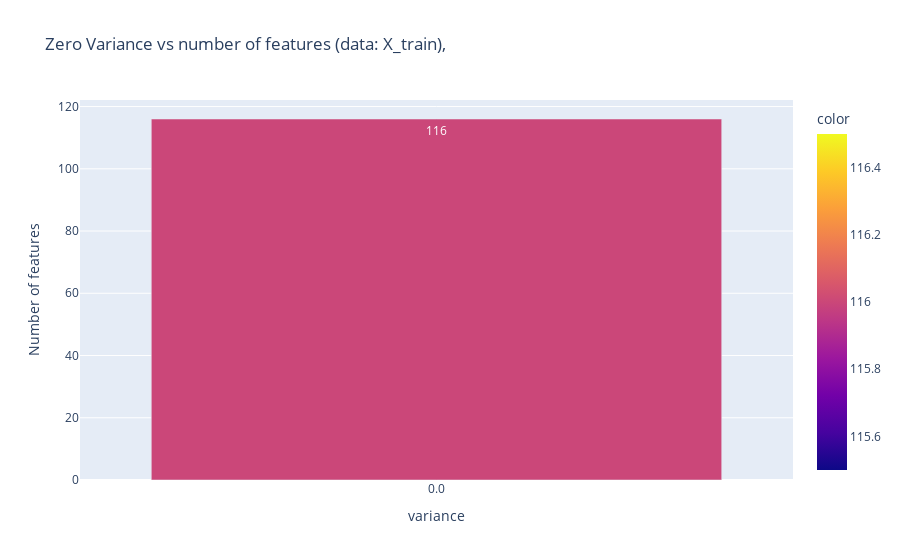

The code cell stored with this chart in its notebook:
### Code cell
df = zero_var_features.value_counts().sort_index()
df.index = df.index.map(str)

fig = px.bar(x=df.index, y=df,title="Zero Variance vs number of features (data: X_train),", text = df, color=df)
fig.update_xaxes(title='variance ')
fig.update_yaxes(title='Number of features')
fig.show()

### Figure 1 — Plotly figure (JSON) as saved in the notebook; plotly's stock layout.template omitted (floating-point values rounded to 4 significant figures)
{"data": [{"alignmentgroup": "True", "hovertemplate": "x=%{x}<br>y=%{y}<br>text=%{text}<br>color=%{marker.color}<extra></extra>", "legendgroup": "", "marker": {"color": [116], "coloraxis": "coloraxis", "pattern": {"shape": ""}}, "name": "", "offsetgroup": "", "orientation": "v", "showlegend": false, "text": [116], "textposition": "auto", "type": "bar", "x": ["0.0"], "xaxis": "x", "y": [116], "yaxis": "y"}], "layout": {"barmode": "relative", "coloraxis": {"colorbar": {"title": {"text": "color"}}, "colorscale": [[0, "#0d0887"], [0.1111, "#46039f"], [0.2222, "#7201a8"], [0.3333, "#9c179e"], [0.4444, "#bd3786"], [0.5556, "#d8576b"], [0.6667, "#ed7953"], [0.7778, "#fb9f3a"], [0.8889, "#fdca26"], [1, "#f0f921"]]}, "legend": {"tracegroupgap": 0}, "title": {"text": "Zero Variance vs number of features (data: X_train),"}, "xaxis": {"anchor": "y", "domain": [0, 1], "title": {"text": "variance "}}, "yaxis": {"anchor": "x", "domain": [0, 1], "title": {"text": "Number of features"}}}}
